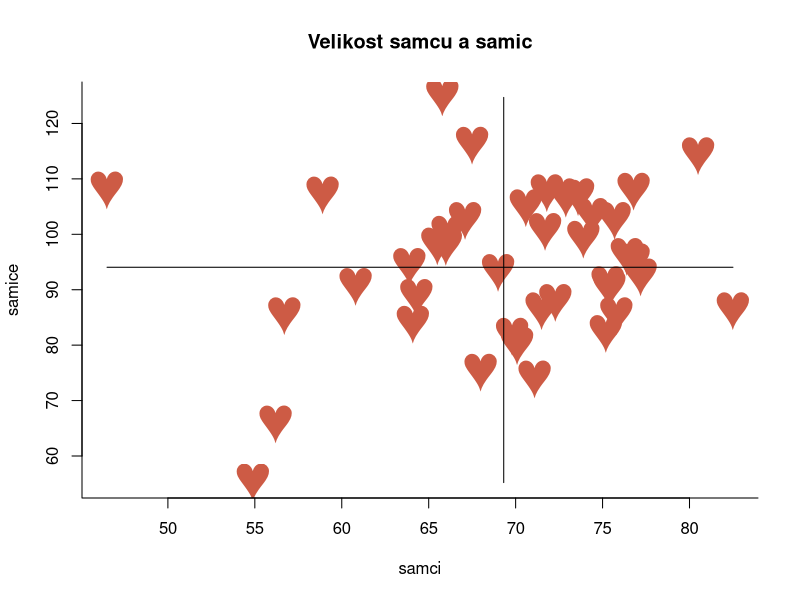

R code for this plot:
# KORELACE
#____________________________________________________________
set.seed(32)
# samci: n = 40, N(67mm, 10mm), s presnosti na 0.1mm
samci = round(rnorm(n = 40, mean = 67, sd = 10), 1)
# samice: n = 40, N(101mm, 17mm), s presnosti na 0.1mm
samice = round(rnorm(n = 40, mean = 101, sd = 17), 1)

# dochazi k asortativnimu parovani podle velikosti?
# (asortativni parovani = jsou zavisle)

# H0: k asortativnimu parovani nedochazi (parovani je nahodne, r=0)
# H1: k asortativnimu parovani dochazi (parovani je nenahodne, r!=0)

# graficke reseni
plot(samice~samci, col = "coral3", bty = "l", pch = "♥", cex = 3, 
     main = "Velikost samcu a samic" )
lines(x = rep(mean(samci), 2), y = c(min(samice), max(samice)))
lines(x = c(min(samci), max(samci)), y = rep(mean(samice), 2))

# bodovy odhad korelacniho koeficientu
# test predpokladu
# H0: rozdeleni velikosti samcu je normalni
# H1: rozdeleni velikosti samcu neni normalni
shapiro.test(samci) # p = 0.054 > 0.05 H0 nezamitame
shapiro.test(samice) # p = 0.78 > 0.05 H0 nezamitame

# predpoklady pearsonova testu byly splneny
# (pearsonuv test je silnejsi nez spearmanuv)
r = (sum((samci-mean(samci))*(samice-mean(samice)))/40)/
  (sqrt(sum((samci-mean(samci))**2)/40)*sqrt(sum((samice-mean(samice))**2)/40))

r = cor(samci, samice)

# test
tt = r/sqrt(1-r**2)*sqrt(38)
2*(1-pt(q = tt, df = 38))
# = 0.24 > 0.05, H0 se nezamita

# 95% oboustranny intervalovy odhad pomoci fisherovy Z transformace
z = atanh(r) # fisherova z transformace
z1 = z - qnorm(p = 0.975)/sqrt(38) #leva
z2 = z + qnorm(p = 0.975)/sqrt(38) #prava
tanh(z1) # leva strana
tanh(z2) # prava strana
# interval (-0.13, 0.47)

cor.test(samci, samice) # spocita vse, 
# oboustranna p-value je dvojnasobek jednostranne

#___________________________________________________________________
# Spearmanuv test
cor(rank(samci), rank(samice))
cor.test(samci, samice, method = "spearman")
